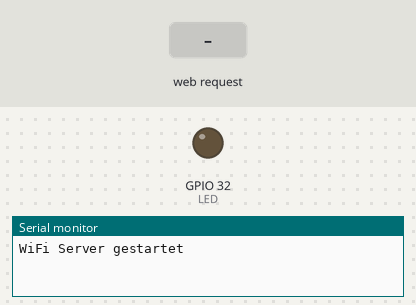
Simulated run of this program. Board: ESP32. On the bench: output pins drawn as LEDs (lit = HIGH), the last lines printed to the serial monitor. The test bench sets the inputs (shaded band).

Above: at 1.2 s.
1.3 s: HTTP request GET /ledon received
At 2.5 s:
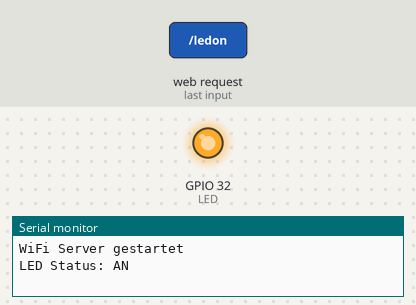
2.8 s: HTTP request GET / received
At 3.9 s:
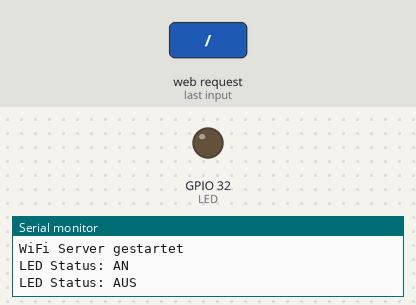
Timing chart, 0 to 5.8 s (numbered marks = the images above; inputs shaded):
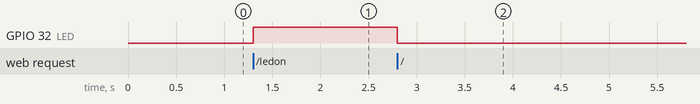

The program:

main.cpp
```cpp
#include <Arduino.h>
#include <WiFi.h>
#include <WebServer.h>

#define LED 32
#define ssid "ESP_LED_TEST"
#define password "123456789"

IPAddress local_ip(192,168,1,1);
IPAddress gateway(192,168,1,1);
IPAddress subnet(255,255,255,0);

WebServer server(80);

bool LEDStatus = LOW;

String webCode();
void ConnectionOn();
void switchLedOn();
void switchLedOff();
void urlNotFound();

void setup()
{
  pinMode(LED, OUTPUT);
  Serial.begin(9600);

  WiFi.softAP(ssid, password);
  WiFi.softAPConfig(local_ip, gateway, subnet);

  server.on("/", ConnectionOn);
  server.on("/ledon", switchLedOn);
  server.on("/ledoff", switchLedOff);
  server.onNotFound(urlNotFound);

  server.begin();

  Serial.println("WiFi Server gestartet");
}

void loop()
{
  server.handleClient();

  if(LEDStatus) {
    digitalWrite(LED, HIGH);
  } else {
    digitalWrite(LED, LOW);
  }
}

String webCode() {
  String htmlcode = "<!DOCTYPE html> <html>\n";
  htmlcode +="<head><meta name=\"viewport\" content=\"width=device-width, initial-scale=1.0, user-scalable=no\">\n";
  htmlcode +="<title>LED Control</title>\n";
  htmlcode +="<style>html { font-family: Helvetica; display: inline-block; margin: 0px auto; text-align: center;}\n";
  htmlcode +="body{margin-top: 50px;} h1 {color: #444444;margin: 50px auto 30px;} h3 {color: #444444;margin-bottom: 50px;}\n";
  htmlcode +=".button {display: block;width: 80px;background-color: #3498db;border: none;color: white;padding: 13px 30px;text-decoration: none;font-size: 25px;margin: 0px auto 35px;cursor: pointer;border-radius: 4px;}\n";
  htmlcode +=".button-on {background-color: #3498db;}\n";
  htmlcode +=".button-on:active {background-color: #2980b9;}\n";
  htmlcode +=".button-off {background-color: #34495e;}\n";
  htmlcode +=".button-off:active {background-color: #2c3e50;}\n";
  htmlcode +="p {font-size: 14px;color: #888;margin-bottom: 10px;}\n";
  htmlcode +="</style>\n";
  htmlcode +="</head>\n";
  htmlcode +="<body>\n";
  htmlcode +="<h1>ESP32 LED Steuerung</h1>\n";
  htmlcode +="<h3>Du kannst hier eine LED ein und aus schalten.\n";

  if(LEDStatus)
  {htmlcode +="<p>LED Status: AN</p><a class=\"button button-off\" href=\"/ledoff\">AUS</a>\n";}
  else
  {htmlcode +="<p>LED Status: AUS</p><a class=\"button button-on\" href=\"/ledon\">AN</a>\n";}

  htmlcode +="</body>\n";
  htmlcode +="</html>\n";
  return htmlcode;
}

void ConnectionOn() {
  LEDStatus = LOW;

  Serial.println("LED Status: AUS");
  server.send(200, "text/html", webCode());
}

void switchLedOn() {
  LEDStatus = HIGH;

  Serial.println("LED Status: AN");
  server.send(200, "text/html", webCode());
}

void switchLedOff() {
  LEDStatus = LOW;

  Serial.println("LED Status: AUS");
  server.send(200, "text/html", webCode());
}

void urlNotFound(){
  server.send(404, "text/plain", "Not found");
}
```

Measured:
- after the input at 1.3 s, GPIO 32 (LED): LOW → HIGH at once
- after the input at 2.8 s, GPIO 32 (LED): HIGH → LOW at once
